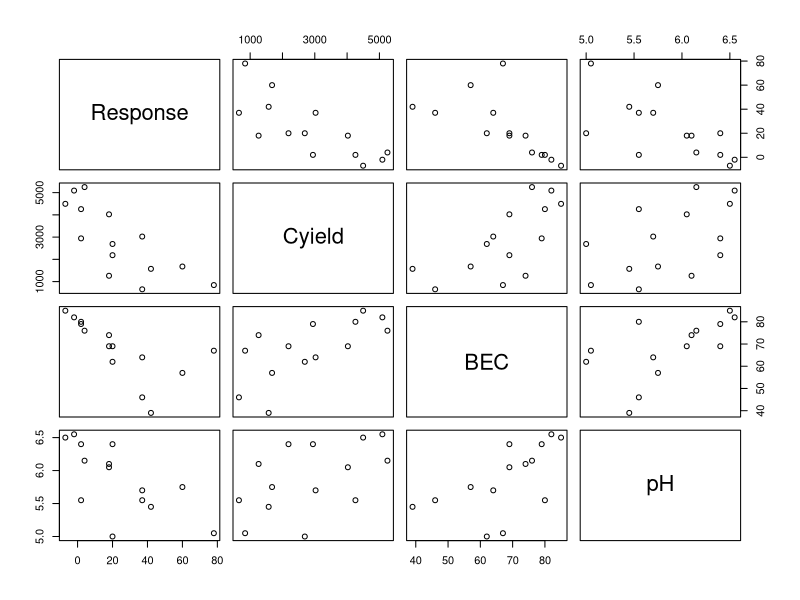
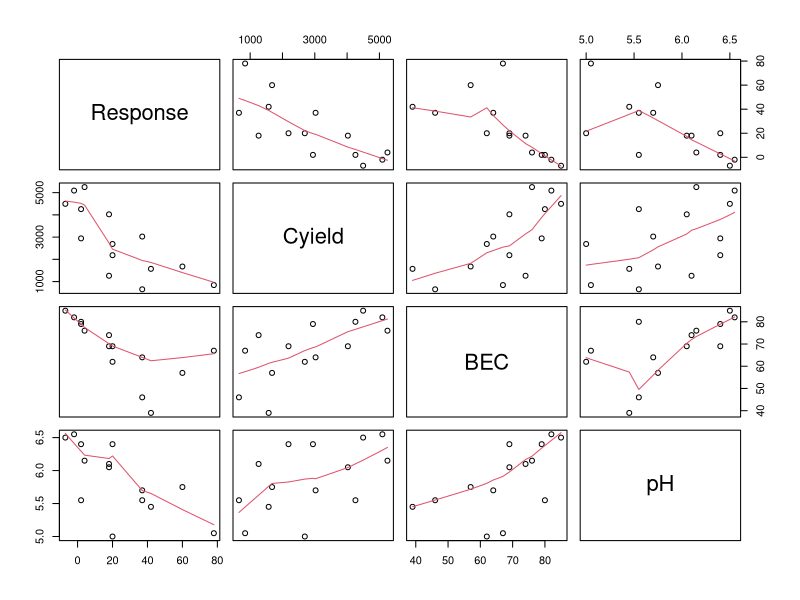

Reproduce these figures in R, in order. (Note: this script raises an error after producing the figures.)
library("tidyverse")

birch <- read.table('birch.dat', header = TRUE)

#check if relationships are linear
plot(birch)

pairs(birch, panel = panel.smooth)
cor(birch)
#find correlation in response and response (correlation will b 1)
# since they are the same shit

cov(birch)
# find co variances. Sample variances

#feed our data with multiple regression

birch.lm = lm(Response ~ Cyield + BEC + pH, data = birch)
summary(birch.lm)
coefficients(birch.lm)

birch.lm = lm(Response ~ Cyield + BEC + pH, data = birch)
anova(birch.lm)

birch.lm = lm(Response ~ Cyield + BEC + pH, data = birch)
birch.aov = anova(birch.lm)
RegSS = birch.aov$`Sum Sq`[1:3]
birch.aov

birch.aov = anova(lm(Response ~ BEC + pH + Cyield, data = birch))
RegSS = birch.aov$`Sum Sq`[1:3]
birch.aov

birch.aov = anova(lm(Response ~ BEC + pH + Cyield, data = birch))
RegSS = birch.aov$`Sum Sq`[1:3]
birch.aov

birch.lm = lm(Response ~ Cyield + BEC + pH, data = birch)
summary(birch.lm)

summary(lm(Response ~ Cyield, data = birch))

summary(lm(Response ~ BEC, data = birch))

summary(lm(Response ~ pH, data = birch))

summary(lm(y ~ x1 + x2, data = multidat))


anova(lm(y ~ x1 + x2, data = multidat))


anova(lm(y ~ x2 + x1, data = multidat))

summary(lm(y ~ x1, data = multidat))$coefficients

summary(lm(y ~ x2, data = multidat))$coefficients

summary(lm(Response ~ Cyield + pH + BEC, data = birch))$coefficients

summary(lm(Response ~ Cyield + pH, data = birch))$coefficients

summary(lm(Response ~ Cyield, data = birch))

par(mfrow = c(1, 2))
mylm <- lm(Response ~ Cyield + pH, data = birch)
qqnorm(mylm$residuals, main = "Normal Q-Q plot of residuals")
plot(mylm$fitted, mylm$residuals, main = "Residuals vs Fitted",
     xlab = "Fitted", ylab = "Residuals")

par(mfrow = c(1, 2))
plot(birch$Cyield, mylm$residuals, main = "Residuals vs Cyield",
     xlab = "Cyield", ylab = "Residuals")
plot(birch$pH, mylm$residuals, main = "Residuals vs pH",
     xlab = "pH", ylab = "Residuals")

